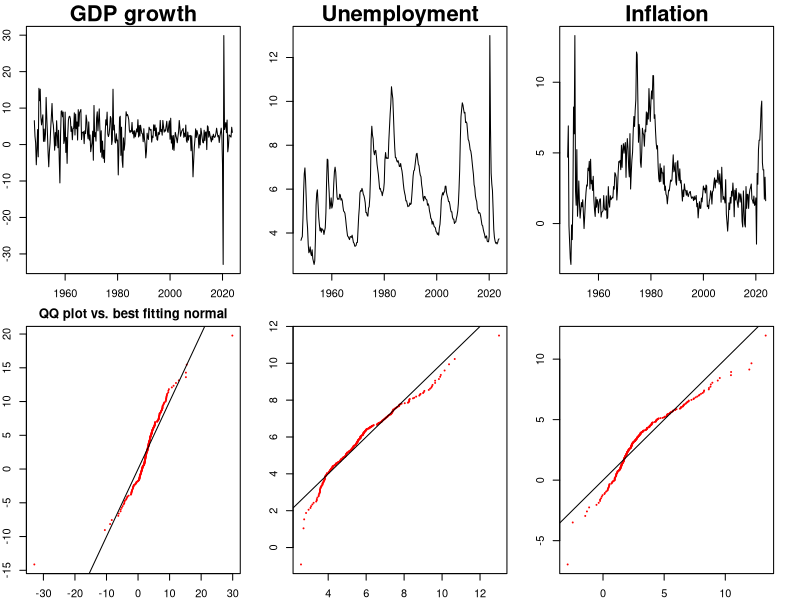

Write the R code that produced this figure.
GDP = read.csv("datasets/GDPC1.csv", header = TRUE)
GDPPI = read.csv("datasets/GDPCTPI.csv", header = TRUE)
UNEMP = read.csv("datasets/UNRATE.csv", header = TRUE)

T <- nrow(GDP)

gdp_growth = 400*(log(GDP[2:T, 2]) - log(GDP[1:(T - 1), 2]))
gdp_inflation = 400 * (log(GDPPI[2:T, 2]) - log(GDPPI[1:(T - 1), 2]))
unemp = UNEMP[2:T, 2]

Y = cbind(gdp_growth, unemp, gdp_inflation)

T = nrow(Y)
n = ncol(Y)

qq = TRUE

par(mfcol = c(2, n), mar = c(2, 2, 2, 2))
labels = c("GDP growth", "Unemployment", "Inflation")
bottom_main = c("QQ plot vs. best fitting normal", "", "")
dates = seq(1948.25, 2023.75, by = 0.25)

set.seed(8675309)

for( i in 1:3){
  #plot(seq(1964, 2013.75, by = 0.25), Y[match(1964, dates):match(2013.75, dates), i], type = "l", main = labels[i])
  plot(dates, Y[, i], type = "l", main = labels[i], cex.main = 2)
  m = mean(Y[, i])
  s = sd(Y[, i])
  if(qq == TRUE){
    samp = rnorm(7500, m, s)
    qqplot(Y[, i], samp, pch = 19, cex = 0.15, col = "red",
           main = bottom_main[i])
    abline(a = 0, b = 1)
  }else{
    L = min(Y[, i])
    U = max(Y[, i])
    xvals = seq(L, U, length.out = 1000)
    plot(density(Y[, i]))
    lines(xvals, dnorm(xvals, m, s), col = "red")
  }
}